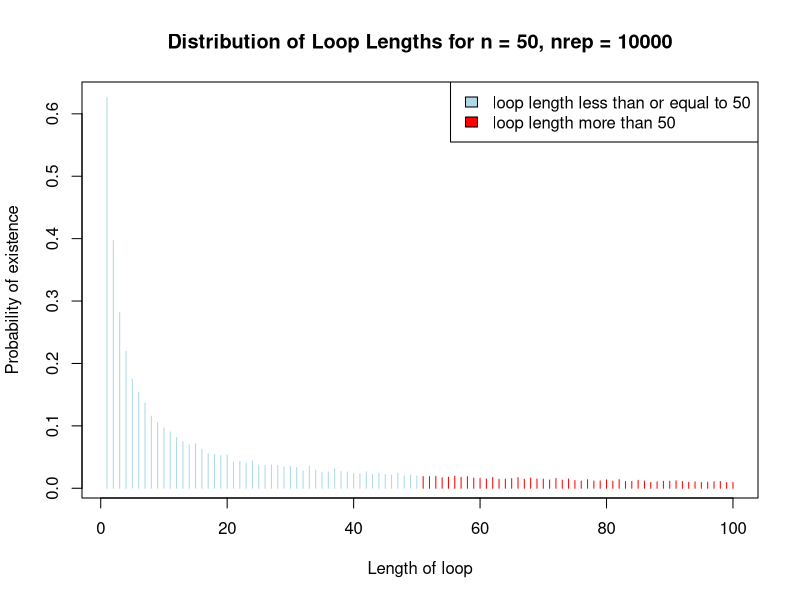

The R source for this figure:
#################### Code for Statistical Programming Practical 2 ####################




#################### Names ####################

#
# Runchen Geng (s2332611)
#
# Sulaiman Zaman (s2405379)
#
# Jake Lawler (s2451377)




#################### Contributions ####################

#
# Runchen Geng - Questions 5 & 6, comments & copy-editing
#
# Sulaiman Zaman - Strategies 2 & 3 for Questions 1 & 2, Question 3 comments & copy-editing
#
# Jake Lawler - Strategy 1 for Questions 1 & 2, Question 4, comments & copy-editing
#
# Proportion of work performed by each team member roughly equal.




#################### Task Description ####################

# In this task we investigate the probabilities associated with three different strategies 
# towards a probability puzzle called the prisoner problem.
#
# In the prisoner problem, we have 2n prisoners numbered 1 to 2n. We also have a room that contains 2n boxes, again each uniquely numbered 1 to 2n.
# Finally, we have 2n cards each with a unique number 1 to 2n, and these are randomly hidden inside the boxes, one to each box.
#
# The task is for the prisoners to open at most n boxes in an attempt to find the card with their number on it.
# If every prisoner finds their card, then they all go free.
# The prisoners can confer on a strategy before the first person enters the room, but cannot communicate afterwards.
# The room is returned to exactly its original state between attempts.
#
# In the code below, we investigate by simulation the probabilities associated with three strategies
#
# Strategy 1
# Each prisoner first opens the box with their number on it. If that box contains their number, they are successful and the round ends.
# If that box contains a number j that is not their number, they next open box j and look for their card.
# They continue in this process, opening boxes according to the number of the card in the previous box,
# until they either find the card with their number, or they fail: having opened 50 boxes without finding their card
#
# Strategy 2
# This strategy is equivalent to strategy 1, except that each prisoner starts by opening a random box, 
# instead of the box with their number on it.
#
# Strategy 3
# Each prisoner opens at most n boxes completely at random, looking for their card in each one. 
# They stop when they find their card or have opened 50 boxes without success. 




####################  Function to Indicate Success in a Single Round ####################


##### Aim of Section #####

# In this section, we write a function that indicates whether a specific prisoner will succeed, given:
# a particular arrangement of the cards among the boxes,
# their prisoner number, 
# the maximum number of box opening attempts they are permitted, and 
# the strategy they employ.  


##### Function Description #####

# The function takes as input a vector of length 2n describing where the cards are places in the boxes.
# If number 77 is in the first position of the vector, then box one contains card 77, and so on.
# It also takes integer n for the number of box opening attempts allowed per prisoner, 
# an integer k for their prisoner number, and and indicator variable named strategy (1, 2 or 3) 
# for the strategy they employ (see Task Description above).
#
# The function returns a 0 if the prisoner succeeds, and a 1 if they fail.


##### Function Definition #####

indiv_round_failure <- function(cards,n,k,strategy){
  
  # An if statement to determine the selection of the initial box depending on the strategy
  if(strategy == 1){
    # The number of the first box for strategy 1 corresponds to the prisoners number
    box_choice <- k 
  } else if(strategy == 2) {
    box_choice <- sample(1:(2*n), 1)
  } else{
    # This vector determines which boxes a prisoner following strategy 3 will open
    # It has length n
    box_sample <- sample(1:(2*n), n, replace=FALSE)
    # We set the first box chosen - the last in the vector because of how the later loop works
    box_choice <- box_sample[n]
  }
  
  # Count variable for the number of boxes opened
  counter <- 1 
  # Round failure indicator initialised at 0 (success). This will be the variable the function returns. 
  round_failure <- 0 
  
  while(cards[box_choice]!= k){
    # For strategies 1 and 2, the boxes following the initial box is chosen depending on the card number.   
    if(strategy != 3){
      box_choice <- cards[box_choice] 
      # For strategy 3, the boxes are chosen at random. After a box is chosen, it's respective number is removed 
      # from the possible choices for the next box choice.
    } else{
      box_choice <- box_sample[counter]
    }
    # Counter is updated by 1 after each box opening
    counter <- counter + 1
    
    # If the counter exceeds the value of n, the round has failed and the prisoner has not found their number
    if(counter > n){
      # round failure set to 1 when counter exceeds the value of n. The while loop then breaks at this point. 
      round_failure <- 1
      break
    }
  }
  round_failure
}




#################### Function for Probability of Success in a Single Round ####################


##### Aim of Section #####

# Now that we have a function that indicates whether a prisoner will succeed or fail in any particular round,
# we can create a function that estimates the probability of success in a single round by running the
# indiv_round_failure() function a large number of times for different random distributions of cards.


##### Function Description #####

# The function takes as input:
# the maximum number of boxes the prisoner is permitted to open n
# the prisoner's number k
# the strategy (1,2, or 3 - see Task Description for details)
# the number of trials nreps that will be used in the simulation to estimate probability of success
#
# It returns a probability, the probability that a single prisoner will succeed in their round.


##### Function Definition #####

Pone <- function(n,k,strategy, nreps=10000){
  
  # We create a vector of the box numbers 
  boxes <- 1:(2*n)
  # And initialise a count of the number of failures out of nreps attempts.
  failures <- 0
  
  # We repeat the simulation nreps times.
  for(i in 1:nreps){
    
    # We randomly distribute the cards among the boxes
    cards <- sample(boxes,size = 2*n)
    
    # Here we call the indiv_round_failure() function defined above
    # If the prisoner fails, our count of failures ticks up one.
    if (indiv_round_failure(cards,n,k,strategy)==1){
      failures <- failures + 1
    }
    
  }
  
  # The function return the probability of success: 1 - the probability of failure.
  1-failures/nreps
  
}




#################### Function for Probability of Success for All Prisoners ####################


##### Aim of Section #####

# With some minor adjustments, we can also use the same indiv_round_failure() function
# to estimate the probability that all 2n prisoners succeed for a given n and strategy.
# If any individual prisoner fails to find their card, all 2n prisoners fail and none will be set free.


##### Function Description #####

# The function takes as input:
# the maximum number of boxes the prisoner is permitted to open n
# the strategy (1,2, or 3 - see Task Description for details)
# the number of trials nreps that will be used in the simulation to estimate probability of success
#
# It returns a probability, the probability that all 2n prisoner will succeed in finding their card.


##### Function Definition #####

Pall <- function(n, strategy, nreps=10000){
  
  # We create a vector of the box numbers 
  boxes <- 1:(2*n)
  # And initialise a count of the number of failures out of nreps attempts.
  failures <- 0
  
  # We repeat the simulation nreps times.
  for(i in 1:nreps){
    
    # We randomly distribute the cards among the boxes
    cards <- sample(boxes,size = 2*n)
    
    # We loop through each of the 2n prisoners, checking if any fail
    for(k in 1:(2*n)){
      
      # Here we call the indiv_round_failure() function defined above
      if(indiv_round_failure(cards,n,k,strategy) == 1){
        # If any individual prisoner in the 2n fails, all 2n prisoners fail and we add to the count
        failures = failures + 1
        # And break the loop for this simulation
        break
      }
    }
  }
  
  # The function return the probability of success: 1 - the probability of failure.
  1-failures/nreps
  
}




#################### Using the Functions Above to Return Probabilities ####################


##### Aim of Section #####

# We will use the functions defined above to estimate 12 probabilities:
# Single and joint probabilities of success for 
# n = 5 and n = 50 and
# strategies 1, 2 and 3.

# 2 x 2 x 3 = 12 different conbinations of inputs.

##### Creating Data Frame of Inputs #####

# We create a data frame with the inputs as required
df_prob <- data.frame(
  strategy = rep(c(1,2,3), each = 4),
  # If single = 1, we estimate the probability of success in a single round
  # If single = 0, we estimate the probability of success for all 2n prisoners
  single = rep(c(1,0), times = 6),
  n = rep(c(5,50), each = 2, times = 3),
  # The results are a blank vector for now.
  prob_success = rep(0,12)
)

# Every combination described in the aims of this sectionis represented in the data frame:
df_prob


##### Producing Results #####

# We will use set.seed() to make it easier to discuss the results in the next section.
set.seed(7)

# For each of the 12 rows we check whether we want single or joint probabilities
for( i in 1:12){
  if(df_prob$single[i] == 1){
    # Then we feed the appropriate inputs to the single or joint function as required.
    df_prob$prob_success[i] <- Pone(n = df_prob$n[i], k = 1, strategy = df_prob$strategy[i]) 
  }
  else{
    df_prob$prob_success[i] <- Pall(n = df_prob$n[i], strategy = df_prob$strategy[i])
  }
}

# Here are the results
df_prob




#################### Comments on Results Produced in Previous Section ####################


##### Aim of Section #####

# In this section we discuss the results produced in the previous section


##### Discussion #####


## Strategy 3

# Starting with strategy 3, we compare the results for a single round to the results for all prisoners when n = 5 

(strat3_n5 <- df_prob[df_prob$n == 5 & df_prob$strategy == 3,])

# Note that the probability of all 10 prisoners succeeding:

strat3_n5[strat3_n5$single==0, "prob_success"]

# is very close to the probability of a single prisoner succeeding, taken to the power of 10:

strat3_n5[strat3_n5$single==1, "prob_success"]^10

# This is to be expected since the probability of success for each prisoner is independent 
# of the probability of success for the others, under strategy 3.


## Strategy 2

# The same is true of strategy 2:
(strat2_n5 <- df_prob[df_prob$n == 5 & df_prob$strategy == 2,])

# The probability of all 10 prisoners succeeding:

strat2_n5[strat2_n5$single==0, "prob_success"]

# The probability of a single prisoner succeeding, taken to the power of 10:

strat2_n5[strat2_n5$single==1, "prob_success"]^10

# This suggests the same independence between the prisoners that we say under strategy 3.


## When n = 50 for strategy 2 and 3

# This explains why the probability for success when n = 50 for all prisoners under strategies 2 and 3 is
# so small that R renders it as 0:

df_prob[df_prob$n == 50 & df_prob$strategy != 1,]

# Even with a reasonable chance for each prisoner, taking this figure to the power of 100 results in a
# vanishingly small chance of all 100 prisoners succeeding.


## Strategy 1

# Do we see the same pattern for strategy 1? Here are the results when n = 5.
(strat1_n5 <- df_prob[df_prob$n == 5 & df_prob$strategy == 1,])

# Under strategy 1 each prisoner has about a 50% chance of succeeding, but all 10 prisoners have 
# about a 35% chance of succeeding. Much higher than would be expected if the prisoners were independent in 
# terms of their chance of success.

# The pattern is even more striking when n = 50
(strat1_n50 <- df_prob[df_prob$n == 50 & df_prob$strategy == 1,])

# If the prisoners' chances were independent we would expect the probability for all to succeed to be functionally 0:
strat1_n50[strat1_n50$single==1, "prob_success"]^100

# Instead they are about 31.5%:
strat1_n50[strat1_n50$single==0, "prob_success"]

# We conclude that for strategy 1 alone, the probability that an individual prisoner succeeds is not independent
# of the probability that the others succeeds. It is initially surprising that strategy 1 performs so well even compared
# to strategy 2, which is identical apart from the initial choice of the box.

# What explains the superior performance of strategy 1? We explore that in the next section.




####################  Function to Indicate Success in a Single Round ####################


##### Aim of Section #####

# In order to explain the success of strategy 1, we need to introduce the concepts of loops. Imagine a prisoner following
# strategy 1 - opening first the box with their number on it, then the box with the number of the card inside the first box,
# and so on. 
# If they come across their own number after opening m boxes, we say we have found a loop of length m.
# It is a loop because if they did not stop after finding their card, the next box they would open would be the first one they opened.
# If they continued in this fashion, they would go on in a circle, or a loop.

# The success of strategy 1 depends on the fact that any distribution of integers 1:2n can be decomposed in to some
# number of loops, such that every number is contained in one loop, and no number is contained in more than one loop.

# All 2n prisoners will succeed if and only if the longest loop in the distribution of cards in question is at most length 50.

# In order to explore this further, we write a function to estimate by simulation
# the probability that each loop length (1 to 2n) appears at least once for a random distribution of the cards among the boxes.


##### Function Description #####

#The function dloop() takes input as an integer n, used to denote number of boxes. and another 
#integer nreps used for number of replicate simulations.
#
# It returns a vector of length 2n, where the jth element of this vector estimates the probability of at least one loop
# of length j in a distribution of 2n cards.
#
#The function first create a vector for store the data for every simulation
#
#Next start simulation, at every start of simulations, create a vector to store data for
#present simulation.Then generate random cards and boxes with input integers.
#
#Then use while-loop at each elements to check whether there exist loop, in this procedure
#use a counter to take notes on the length of this loop. after the loop for present element
#is end. Set element on result store vector to 1.
#
#After all elements in one simulation is finished. Store result data to the vector we create
#at start of the function.
#
#Repeat as nreps times.


##### Function Definition #####

dloop <- function(n, nreps) {
  #create vector to store data of every simulation
  final_result <- rep(0, 2 * n)
  #using for-loop to simulate replicate nrep times
  for (i in 1:nreps) {
    #create vector to store data of present simulation
    result <- rep(0, 2 * n)
    #generate 2n random boxes
    u <- sample(1:(2 * n), 2 * n)
    #use another for-loop for finding loops for present element
    for (k in u) {
      #set default loop length one, which is the probable smallest loop length
      loop_len <- 1
      #record the start of present loop
      initial <- k
      #use while-loop to find the loop length
      while (u[k] != initial & u[k] != 0) {
        #if u[k] is not equal to k, then we seek for next one and plus 1 on loop length
        loop_len <- loop_len + 1
        k <- u[k]
      }
      #if the while loop was break, which means we already found a loop with length
      #of loop_len, record it on vector which store present simulation, and continue 
      #on next element to find another loop in this simulation.
      # We assign 1 to the correct element of the loop length vector because
      # we are interested in the probability of *at least one* loop of that length
      # The probability should not increase if there is more than one loop identified.
      result[loop_len] <- 1
    }
    #after one simulation is finished, record result vector to final_result vector
    final_result <- final_result + result
  }
  #return the probability vector
  final_result/nreps
}




#################### Estimate Probability that 100 Prisoners All Succeed ####################


##### Aim of Section #####

# In this section we use the dloop() function to estimate the probability that all 100 prisoners succeed, when 
# n = 50 and they follow strategy 1.

# Above, we mentioned that all 100 prisoners will succeed if and only if there is no loop longer than length 50 
# in the distribution of cards

##### Probability of All 100 Prisoners Succeeding #####


#Here we use the previous function dloop() to create a vector of probabilities for each loop length
fin <- dloop(50, 10000)


#create a variable to store the probability of occurrence of loop with length larger than 50
sum <- sum(fin[51:100])


#use 1 minus sum is the probability we seek for
(prob_success <- 1-sum)  


##### Visualising the Loop Length Probabilities #####

# We'll plot a bar chart of 100 bars, one bar for the probability that a loop of that length exists

# We specify the colour of the bars - 50 blue 50 red
cols <-  rep(c("light blue","red"),each = 50)

# We plot 
plot(fin,
     main = 'Distribution of Loop Lengths for n = 50, nrep = 10000',
     col = cols,
     type="h",
     xlab = 'Length of loop',
     ylab = 'Probability of existence')
legend("topright", 
       legend = c("loop length less than or equal to 50", "loop length more than 50"), 
       fill = c("light blue", "red"))





